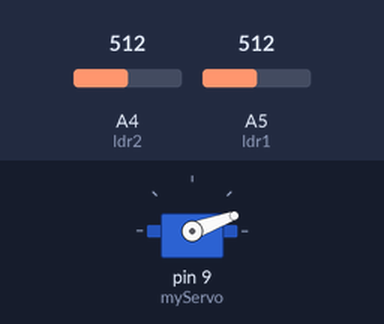
A sketch run on a simulated Arduino Uno, built with avr-gcc and run on an emulated ATmega328P. Shown: servo. Inputs (shaded band) come from the test bench; at power-on: A4 (ldr2) = 512, A5 (ldr1) = 512.

Above: at 1.2 s.
1.3 s: A4 (ldr2) set to 716
At 2.5 s:
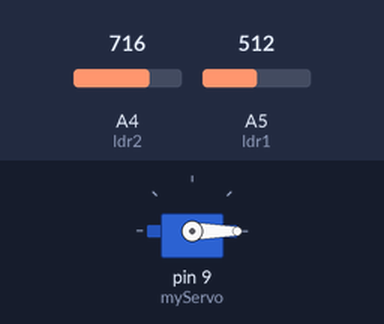
3.1 s: A5 (ldr1) set to 708
4.6 s: A5 (ldr1) set to 724
At 5.5 s:
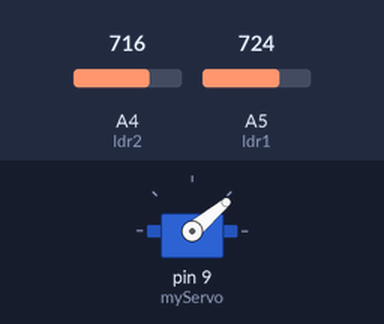
Timing chart, 0 to 7.6 s (numbered marks = the images above; inputs shaded):
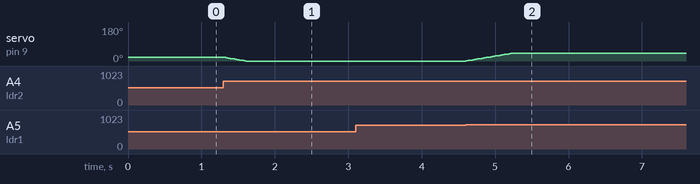

The sketch:

solar_tracker.ino
```cpp
#include <Servo.h> // includes the servo library
Servo myServo; // Creating an instance of the Servo Class called myServo

#define ldr1 A5 //defining A5 as ldr1 pin
#define ldr2 A4 //defining A4 as ldr2 pin


int servoPosition = 20; // Variable that stores servo motor position in the RAM


void setup() {
  myServo.attach(9); // servo will be attached to pin 9
  myServo.write(servoPosition); // set servo(solar tracker) to it's resting position i.e 20 degrees
}

void loop() {
  int ldrVal1 = analogRead(ldr1); // set ldrVal1 to current analog value at ldr1 i.e A5 pin
  int ldrVal2 = analogRead(ldr2);  // set ldrVal2 to current analog value at ldr2 i.e A4 pin

  if(ldrVal1 > ldrVal2) // check if ldrVal1 is greater than ldrVal2, if true, then run this block
  {
    servoPosition++; //increment servo position by 1
    servoPosition = constrain(servoPosition, 0, 40); // make sure servoPosition never exceeds the boundaries of 0 and 40 degrees
  }
  if(ldrVal1 < ldrVal2) // check if ldrVal1 is less than ldrVal2, if true, then run this block
  {
    servoPosition--; //decrement servo position by 1
    servoPosition = constrain(servoPosition, 0, 40); // make sure servoPosition never exceeds the boundaries of 0 and 40 degrees
  }
  myServo.write(servoPosition); // set servo to the current value of servoPosition
  delay(15); // wait for 15ms to improve stability
}
```

Measured:
- the behaviour switches between 716 and 717 on A5 (ldr1) (found by bisection; images 1 and 2)
- after the input at 1.3 s, servo on pin 9 (myServo): moves from 20° to 0° over 0.31 s, starting at once
- after the input at 3.1 s, every drawn part: stays the same
- after the input at 4.6 s, servo on pin 9 (myServo): moves from 0° to 40° over 0.61 s, starting at once
